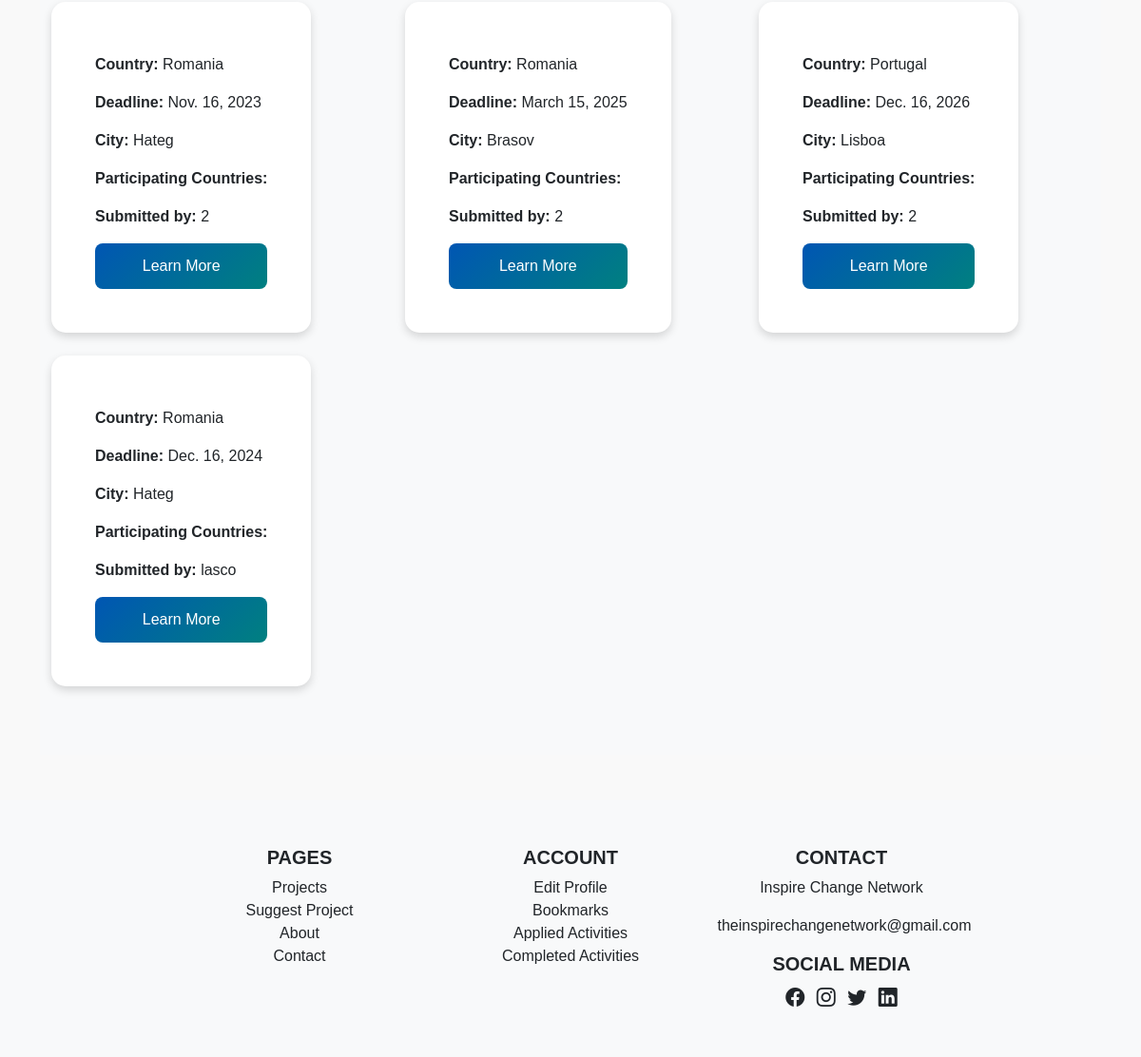
The page /projects/ (lower part) on the database as committed earlier.
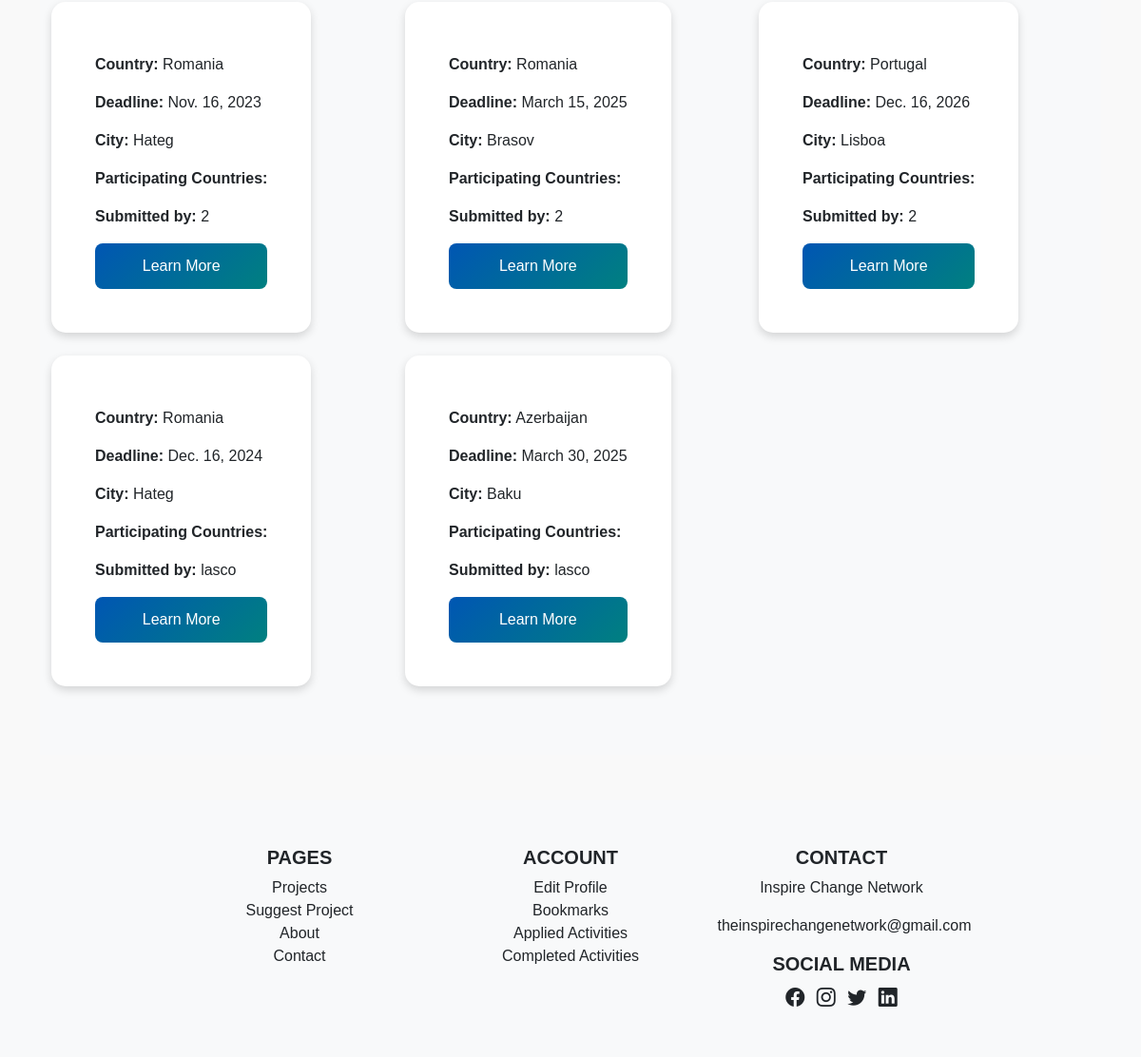
The same page on the database as committed later.
### myapp/models.py (models this page shows, shortened)
class Project(models.Model):
    PROJECT_TYPES = [
        ('Youth Exchange', 'Youth Exchange'),
        ('Training Course', 'Training Course'),
        ('Conference', 'Conference'),
        ('Transnational Meeting', 'Transnational Meeting'),
    ]
    COUNTRY_CHOICES = [
        ('Albania', 'Albania'),
        ('Algeria', 'Algeria'),
        ('Armenia', 'Armenia'),
        ('Austria', 'Austria'),
        ('Azerbaijan', 'Azerbaijan'),
        ('Belgium', 'Belgium'),
        ('Belarus', 'Belarus'),
        ('Bosnia and Herzegovina', 'Bosnia and Herzegovina'),
        ('Bulgaria', 'Bulgaria'),
        ('Croatia', 'Croatia'),
        ('Cyprus', 'Cyprus'),
        ('Czech Republic', 'Czech Republic'),
        ('Denmark', 'Denmark'),
        ('Egypt', 'Egypt'),
        ('Estonia', 'Estonia'),
        ('Finland', 'Finland'),
        ('France', 'France'),
        ('Georgia', 'Georgia'),
        ('Germany', 'Germany'),
        ('Greece', 'Greece'),
        ('Hungary', 'Hungary'),
        ('Iceland', 'Iceland'),
        ('Ireland', 'Ireland'),
        ('Israel', 'Israel'),
        ('Italy', 'Italy'),
        ('Jordan', 'Jordan'),
        ('Kosovo', 'Kosovo'),
        ('Latvia', 'Latvia'),
        ('Lebanon', 'Lebanon'),
        ('Liechtenstein', 'Liechtenstein'),
        ('Lithuania', 'Lithuania'),
        ('Luxembourg', 'Luxembourg'),
        ('Malta', 'Malta'),
        ('Moldova', 'Moldova'),
        ('Montenegro', 'Montenegro'),
        ('Morocco', 'Morocco'),
        ('Netherlands', 'Netherlands'),
        ('North Macedonia', 'North Macedonia'),
        ('Norway', 'Norway'),
        ('Palestine', 'Palestine'),
        ('Poland', 'Poland'),
        ('Portugal', 'Portugal'),
        ('Romania', 'Romania'),
        ('Serbia', 'Serbia'),
        ('Slovakia', 'Slovakia'),
        ('Slovenia', 'Slovenia'),
        ('Spain', 'Spain'),
        ('Sweden', 'Sweden'),
        ('Syria', 'Syria'),
        ('Tunisia', 'Tunisia'),
        ('Türkiye', 'Türkiye'),
        ('Ukraine', 'Ukraine'),
    ]
    name = models.CharField(max_length=255)
    description = models.TextField(blank=True, null=True)
    eligibility = models.TextField(blank=True, null=True)
    country = models.CharField(max_length=100, choices=COUNTRY_CHOICES, blank=True, null=True)
    city = models.CharField(max_length=100, blank=True, null=True)
    type = models.CharField(max_length=50, choices=PROJECT_TYPES)
    deadline = models.DateField(blank=True, null=True)
    infopack_link = models.URLField(blank=True, null=True)
    application_link = models.URLField(blank=True, null=True)
    approved = models.BooleanField(default=False)
    submitted_by = models.CharField(max_length=150, blank=True, null=True)
    created_at = models.DateTimeField(auto_now_add=True)
    organization = models.ForeignKey('Organization', on_delete=models.SET_NULL, null=True, related_name="projects")
    participating_countries = MultiSelectField(
        choices=COUNTRY_CHOICES,
        blank=False,
        null=False,
        min_choices=1  # ensures at least one selection
    )

### myapp/views.py (the view)
# urls.py: path('projects/', views.project_list, name='project_list'),
def project_list(request):
    projects = Project.objects.filter(approved=True)
    return render(request, "hub/filter_projects.html", {"projects": projects})

### myapp/templates/hub/filter_projects.html (shortened to what this page needs)
{% extends 'hub/base.html' %}
{% block content %}
<section class="py-5 bg-light">
    <div class="container">
        <div id="projects-container" class="row">
            {% for project in projects %}
                {% if project.approved %}
                    <div class="col-md-4 mb-4 d-flex">
                        <div class="card project-card d-flex flex-column">
                            <div class="card-body d-flex flex-column flex-grow-1">
                                <p class="card-text"><strong>Country:</strong> {{ project.country }}</p>
                                <p class="card-text"><strong>Deadline:</strong> {{ project.deadline }}</p>
                                <p class="card-text"><strong>City:</strong> {{ project.city }}</p>
                                <p class="card-text"><strong>Participating Countries:</strong> {{ project.participating_countries }}</p>
                                <p class="card-text mt-auto"><strong>Submitted by:</strong> {{ project.submitted_by }}</p>
                                <a href="/projects/{{ project.id }}/" class="btn btn-primary w-100">Learn More</a>
                            </div>
                        </div>
                    </div>
                {% endif %}
            {% empty %}
                <p class="text-muted text-center">No approved projects yet.</p>
            {% endfor %}
        </div>
    </div>
</section>
{% endblock %}

### myapp/templates/hub/base.html (shortened to what this page needs)
<!DOCTYPE html>
<html lang="en">
<head>
    {% load static %}
    <link href="https://cdn.jsdelivr.net/npm/bootstrap@5.3.0-alpha3/dist/css/bootstrap.min.css" rel="stylesheet">
    <link href="https://cdn.jsdelivr.net/npm/bootstrap-icons/font/bootstrap-icons.css" rel="stylesheet">
    <link rel="stylesheet" href="{% static 'css/styles.css' %}">
    <link rel="stylesheet" href="{% static 'css/navbar.css' %}">
    <link rel="stylesheet" href="{% static 'css/auth.css' %}">
    <link rel="stylesheet" href="{% static 'css/homepage.css' %}">
    <link rel="stylesheet" href="{% static 'css/profile.css' %}">
    <link rel="stylesheet" href="{% static 'css/project_detail.css' %}">
    <link rel="stylesheet" href="{% static 'css/about.css' %}">
</head>
<body>
    <div class="container mt-4">
        {% block content %}
        {% endblock %}
    </div>
<footer class="bg-light text-dark pt-5 pb-4 mt-5">
    <div class="container">
        <div class="row justify-content-center">
            <div class="col-md-3 text-center mb-4">
                <h5 class="fw-bold">PAGES</h5>
                <ul class="list-unstyled">
                    <li><a href="{% url 'filter_projects' %}" class="text-decoration-none text-dark">Projects</a></li>
                    <li><a href="{% url 'suggest_project' %}" class="text-decoration-none text-dark">Suggest Project</a></li>
                    <li><a href="{% url 'about' %}" class="text-decoration-none text-dark">About</a></li>
                    <li><a href="#" class="text-decoration-none text-dark">Contact</a></li>
                </ul>
            </div>
            <div class="col-md-3 text-center mb-4">
                <h5 class="fw-bold">ACCOUNT</h5>
                <ul class="list-unstyled">
                    <li><a href="#" class="text-decoration-none text-dark">Edit Profile</a></li>
                    <li><a href="#" class="text-decoration-none text-dark">Bookmarks</a></li>
                    <li><a href="#" class="text-decoration-none text-dark">Applied Activities</a></li>
                    <li><a href="#" class="text-decoration-none text-dark">Completed Activities</a></li>
                </ul>
            </div>
            <div class="col-md-3 text-center mb-4">
                <h5 class="fw-bold">CONTACT</h5>
                <p>Inspire Change Network</p>
                <p class="mb-3">theinspirechangenetwork@gmail.com</p>
                <h5 class="fw-bold">SOCIAL MEDIA</h5>
                <a href="#" class="text-dark fs-5 me-2"><i class="bi bi-facebook"></i></a>
                <a href="#" class="text-dark fs-5 me-2"><i class="bi bi-instagram"></i></a>
                <a href="#" class="text-dark fs-5 me-2"><i class="bi bi-twitter"></i></a>
                <a href="#" class="text-dark fs-5"><i class="bi bi-linkedin"></i></a>
            </div>
        </div>
    </div>
</footer>
</body>
</html>

### myapp/static/css/styles.css (style rules this page uses)
body { font-family: 'Poppins', sans-serif; background-color: #f9f9f9; color: #333; }
.card { border: none; border-radius: 12px; box-shadow: 0 4px 6px rgba(0, 0, 0, 0.1); transition: transform 0.3s ease-in-out; }
.btn { border-radius: 8px; transition: all 0.3s ease-in-out; }
.btn-primary { background: linear-gradient(135deg, #0056b3, #008080); }
footer { margin-top: 50px; padding: 15px; }
.project-card { border-radius: 12px; box-shadow: 0 4px 6px rgba(0, 0, 0, 0.1); transition: transform 0.3s ease-in-out; }
.project-card.d-flex.flex-column { height: 100%; }
.card { border-radius: 12px; background: #fff; padding: 20px; box-shadow: 0 4px 6px rgba(0, 0, 0, 0.1); }
.btn-primary { background: linear-gradient(135deg, #0056b3, #008080); border: none; padding: 12px 18px; font-size: 1.2rem; border-radius: 8px; transition: all 0.3s ease-in-out; }

### myapp/static/css/auth.css (style rules this page uses)
.btn-primary { background: linear-gradient(135deg, #0056b3, #008080); border: none; padding: 12px 18px; font-size: 1.2rem; border-radius: 8px; transition: all 0.3s ease-in-out; }

### myapp/static/css/profile.css (style rules this page uses)
.btn-primary { background: linear-gradient(135deg, #0056b3, #008080); border: none; padding: 12px 20px; font-size: 1rem; border-radius: 8px; transition: all 0.3s ease-in-out; }

### myapp/static/css/project_detail.css (style rules this page uses)
.project-card { border-radius: 15px; background: #fff; padding: 30px; box-shadow: 0 4px 10px rgba(0, 0, 0, 0.15); transition: transform 0.3s ease-in-out, box-shadow 0.3s ease-in-out; }
.btn-primary { background: linear-gradient(135deg, #0056b3, #008080); border: none; color: white; }
.project-card { animation: fadeIn 0.6s ease-in-out; }

Rows that differ between the two databases and show on the page:
added Project: country "Azerbaijan", deadline "March 30, 2025", city "Baku", submitted_by "lasco"
